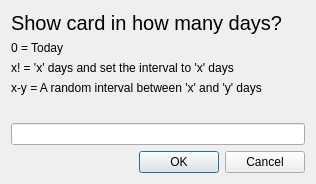
<?xml version="1.0" encoding="UTF-8"?>
<ui version="4.0">
 <class>Dialog</class>
 <widget class="QDialog" name="Dialog">
  <property name="geometry">
   <rect>
    <x>0</x>
    <y>0</y>
    <width>316</width>
    <height>184</height>
   </rect>
  </property>
  <property name="windowTitle">
   <string>Dialog</string>
  </property>
  <layout class="QVBoxLayout" name="verticalLayout">
   <item>
    <widget class="QLabel" name="label">
     <property name="font">
      <font>
       <pointsize>15</pointsize>
      </font>
     </property>
     <property name="text">
      <string>Show card in how many days?</string>
     </property>
    </widget>
   </item>
   <item>
    <widget class="QLabel" name="label_2">
     <property name="text">
      <string>0 = Today</string>
     </property>
    </widget>
   </item>
   <item>
    <widget class="QLabel" name="label_3">
     <property name="text">
      <string>x! = 'x' days and set the interval to 'x' days</string>
     </property>
    </widget>
   </item>
   <item>
    <widget class="QLabel" name="label_4">
     <property name="text">
      <string>x-y = A random interval between 'x' and 'y' days</string>
     </property>
    </widget>
   </item>
   <item>
    <spacer name="verticalSpacer">
     <property name="orientation">
      <enum>Qt::Vertical</enum>
     </property>
     <property name="sizeType">
      <enum>QSizePolicy::MinimumExpanding</enum>
     </property>
     <property name="sizeHint" stdset="0">
      <size>
       <width>20</width>
       <height>0</height>
      </size>
     </property>
    </spacer>
   </item>
   <item>
    <widget class="QLineEdit" name="lineedit"/>
   </item>
   <item>
    <widget class="QDialogButtonBox" name="buttonBox">
     <property name="orientation">
      <enum>Qt::Horizontal</enum>
     </property>
     <property name="standardButtons">
      <set>QDialogButtonBox::Cancel|QDialogButtonBox::Ok</set>
     </property>
    </widget>
   </item>
  </layout>
 </widget>
 <resources/>
 <connections>
  <connection>
   <sender>buttonBox</sender>
   <signal>accepted()</signal>
   <receiver>Dialog</receiver>
   <slot>accept()</slot>
   <hints>
    <hint type="sourcelabel">
     <x>248</x>
     <y>254</y>
    </hint>
    <hint type="destinationlabel">
     <x>157</x>
     <y>274</y>
    </hint>
   </hints>
  </connection>
  <connection>
   <sender>buttonBox</sender>
   <signal>rejected()</signal>
   <receiver>Dialog</receiver>
   <slot>reject()</slot>
   <hints>
    <hint type="sourcelabel">
     <x>316</x>
     <y>260</y>
    </hint>
    <hint type="destinationlabel">
     <x>286</x>
     <y>274</y>
    </hint>
   </hints>
  </connection>
 </connections>
</ui>
